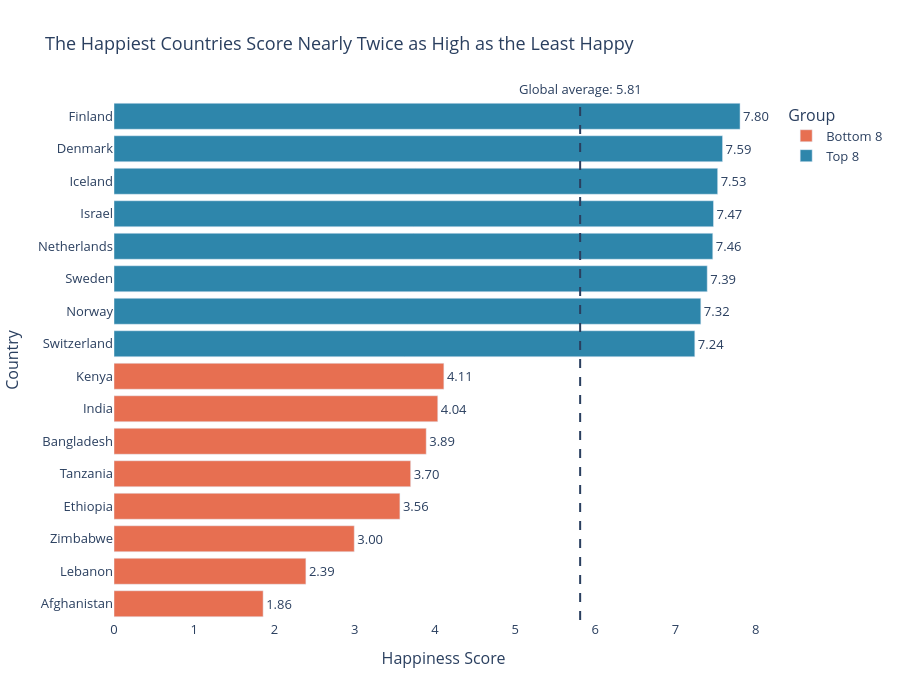

The notebook cell saved with this chart:
### Markdown cell above
---
## Task 2 — Bottom vs. Top: A Contrast Story

**What to build:** A bar chart that highlights the **gap between the happiest and least happy countries**, focusing on a specific insight.

**Requirements:**
- Show the **top 8 AND bottom 8 countries** together (16 bars total)
- Use **colour** to distinguish the two groups (not Plotly's default rainbow)
- Add a **visual separator or annotation** that emphasises the gap
- Insight title that tells the story of the gap

**Hint:** Use `pd.concat([df.nlargest(8,'Happiness_Score'), df.nsmallest(8,'Happiness_Score')])` to get both groups.

**Stretch goal:** Add a vertical reference line showing the global average.

### Code cell
# Task 2: Top 8 vs. Bottom 8 contrast
# ------------------------------------

# Step 1: Get top and bottom countries
top8 = df.nlargest(8, 'Happiness_Score').copy()
top8['Group'] = 'Top 8'
bottom8 = df.nsmallest(8, 'Happiness_Score').copy()
bottom8['Group'] = 'Bottom 8'

combined = pd.concat([bottom8, top8]).sort_values('Happiness_Score')
global_avg = df['Happiness_Score'].mean()
print(f"Global average: {global_avg:.2f}")

# Step 2: Build your chart

fig = px.bar(
    combined,
    x='Happiness_Score',
    y='Country',
    orientation='h',
    color='Group',
    color_discrete_map={
        'Top 8': '#2E86AB',
        'Bottom 8': '#E76F51'
    },
    text='Happiness_Score',
    title='The Happiest Countries Score Nearly Twice as High as the Least Happy'
)

# Add score labels
fig.update_traces(
    texttemplate='%{text:.2f}',
    textposition='outside'
)

# Add global average reference line
fig.add_vline(
    x=global_avg,
    line_dash='dash',
    line_width=2,
    annotation_text=f'Global average: {global_avg:.2f}',
    annotation_position='top'
)

# Professional formatting
fig.update_layout(
    xaxis=dict(
        title='Happiness Score',
        range=[0, None]
    ),
    yaxis=dict(
        title='Country'
    ),
    plot_bgcolor='white',
    paper_bgcolor='white',
    font=dict(size=13),
    height=700,
    legend_title='Group'
)

fig.show()

### Figure 1 — Plotly figure (JSON) as saved in the notebook; plotly's stock layout.template omitted (floating-point values rounded to 4 significant figures)
{"data": [{"hovertemplate": "Group=Bottom 8<br>Happiness_Score=%{text}<br>Country=%{y}<extra></extra>", "legendgroup": "Bottom 8", "marker": {"color": "#E76F51", "pattern": {"shape": ""}}, "name": "Bottom 8", "orientation": "h", "showlegend": true, "text": [1.859, 2.392, 2.995, 3.564, 3.698, 3.892, 4.036, 4.112], "textposition": "outside", "texttemplate": "%{text:.2f}", "type": "bar", "x": [1.859, 2.392, 2.995, 3.564, 3.698, 3.892, 4.036, 4.112], "xaxis": "x", "y": ["Afghanistan", "Lebanon", "Zimbabwe", "Ethiopia", "Tanzania", "Bangladesh", "India", "Kenya"], "yaxis": "y"}, {"hovertemplate": "Group=Top 8<br>Happiness_Score=%{text}<br>Country=%{y}<extra></extra>", "legendgroup": "Top 8", "marker": {"color": "#2E86AB", "pattern": {"shape": ""}}, "name": "Top 8", "orientation": "h", "showlegend": true, "text": [7.24, 7.315, 7.395, 7.464, 7.473, 7.525, 7.586, 7.804], "textposition": "outside", "texttemplate": "%{text:.2f}", "type": "bar", "x": [7.24, 7.315, 7.395, 7.464, 7.473, 7.525, 7.586, 7.804], "xaxis": "x", "y": ["Switzerland", "Norway", "Sweden", "Netherlands", "Israel", "Iceland", "Denmark", "Finland"], "yaxis": "y"}], "layout": {"annotations": [{"showarrow": false, "text": "Global average: 5.81", "x": 5.811, "xanchor": "center", "xref": "x", "y": 1, "yanchor": "bottom", "yref": "y domain"}], "barmode": "relative", "font": {"size": 13}, "height": 700, "legend": {"title": {"text": "Group"}, "tracegroupgap": 0}, "paper_bgcolor": "white", "plot_bgcolor": "white", "shapes": [{"line": {"dash": "dash", "width": 2}, "type": "line", "x0": 5.811, "x1": 5.811, "xref": "x", "y0": 0, "y1": 1, "yref": "y domain"}], "title": {"text": "The Happiest Countries Score Nearly Twice as High as the Least Happy"}, "xaxis": {"anchor": "y", "domain": [0, 1], "range": [0, null], "title": {"text": "Happiness Score"}}, "yaxis": {"anchor": "x", "domain": [0, 1], "title": {"text": "Country"}}}}
